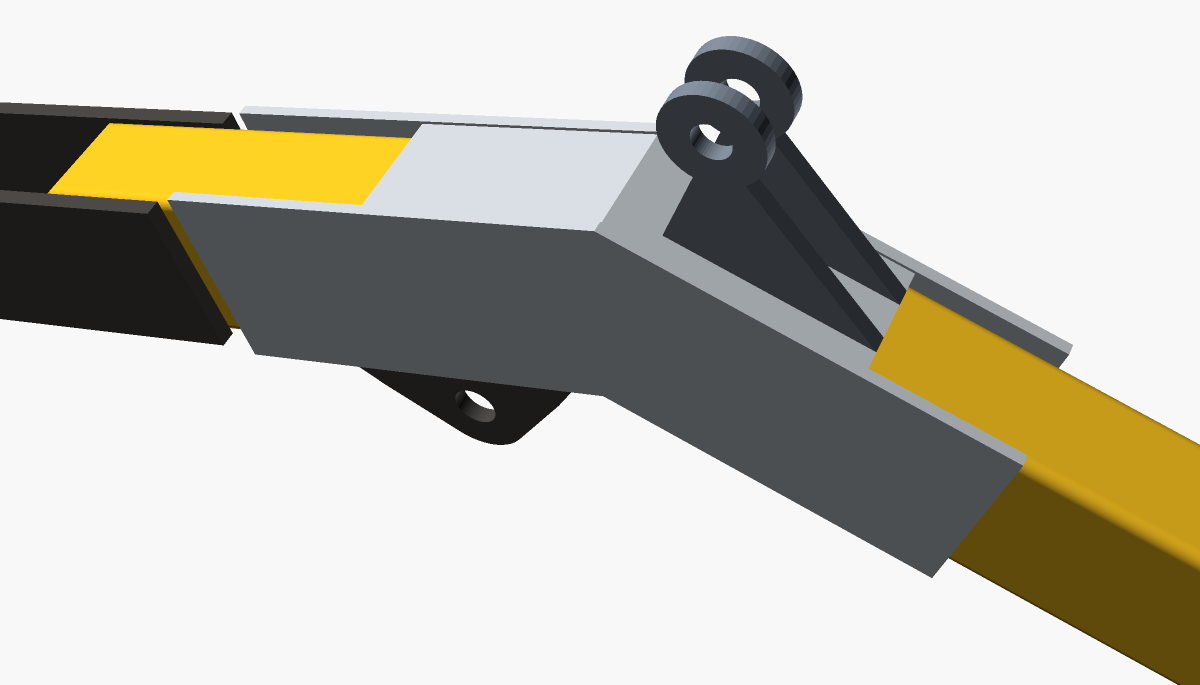
#> input picture _deprecated/print3d-parts_assembly/img/part_boom_mount.png, 2400 x 1369 px (shown at 1/2 size)
$ python compose.py grid out.png ../../_deprecated/print3d-parts_assembly/img/part_boom_mount.png
#> lines starting #> are read from the running program, lines starting #| are printed output that depends on the picture
#!/usr/bin/env python3
"""Збирання зображень для публікацій (запускати через tools/.venv/bin/python — потрібні Pillow і matplotlib).
  compose.py grid OUT.png --cols 2 --cell 1200x1000 [--bg f8f8f8] ФАЙЛИ…      колаж-сітка
  compose.py poses OUT.png ТЕКА                                                 4 пози в ОДНОМУ масштабі зі спільною лінією землі
        (у ТЕЦІ: pose_reach|deep|height|transport.png + такі самі .json з --meta сторінки; знімки — ортогональні, «Збоку», --clean)
  compose.py drawings ТЕКА [--dpi 220]                                          ескізи деталей у високій роздільності (ТЕКА/drawings/png)
  compose.py clearances OUT.png [--dpi 220]                                     2D-зазори ковша на ході циліндра
"""
import sys, os, json, math, argparse
from PIL import Image, ImageDraw
HERE = os.path.dirname(os.path.abspath(__file__)); sys.path.insert(0, os.path.dirname(HERE))

def grid(out, files, cols, cell, bg, gap=16):
#> called with out = 'out.png', cols = 2, cell = (1200, 1000), bg = (243, 241, 236), gap = 16
    rows = (len(files) + cols - 1) // cols
    im = Image.new('RGB', (cols * cell[0] + (cols + 1) * gap, rows * cell[1] + (rows + 1) * gap), bg)
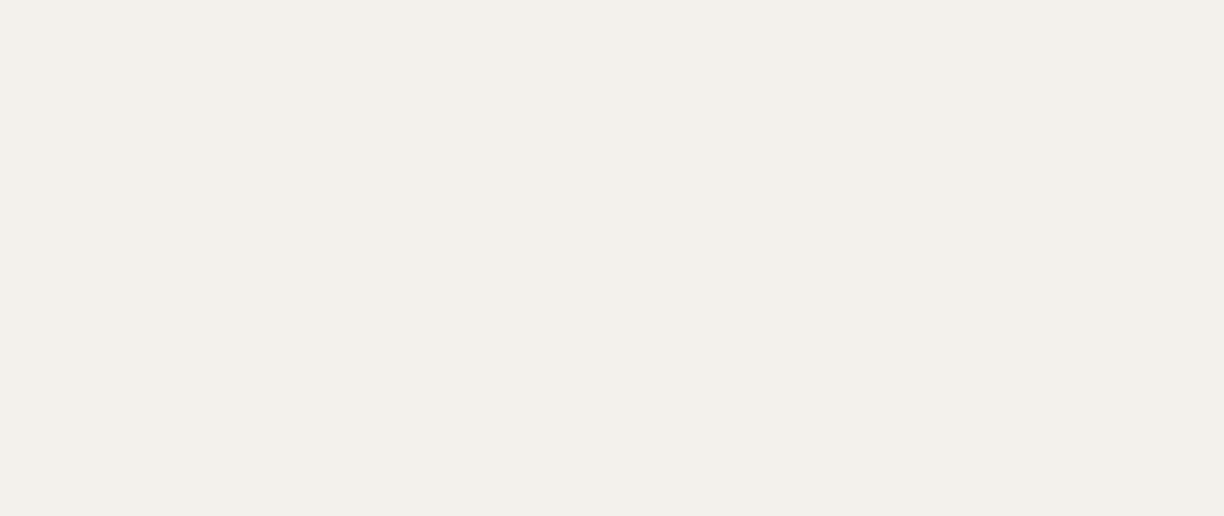
#> im: PIL image 2448x1032 RGB (shown at 1/2 size); mean R, G, B 243, 241, 236
    for i, f in enumerate(files):
        t = Image.open(f).convert('RGB'); t.thumbnail(cell, Image.LANCZOS)
#> in grid, t is the input picture: PIL image 2400x1369 RGB; mean R, G, B 190.2, 187.3, 175.8
#> after `t.thumbnail(cell, Image.LANCZOS)`:
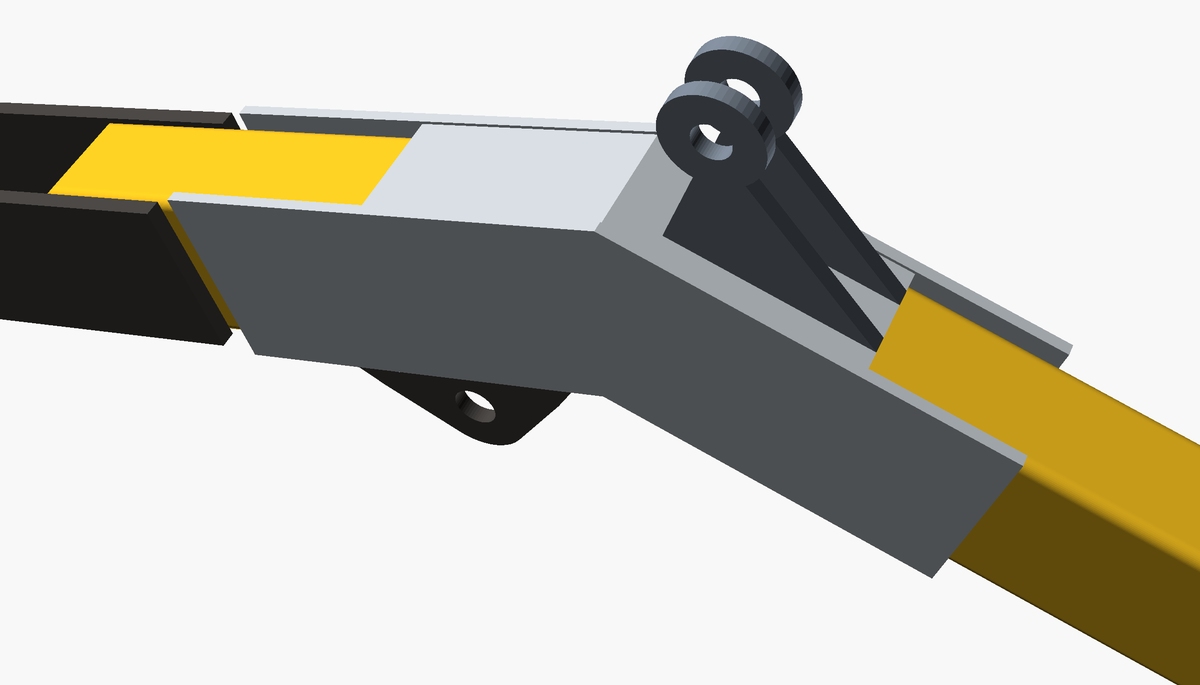
#> t: PIL image 1200x685 RGB; mean R, G, B 190.1, 187.3, 175.8
        im.paste(t, (gap + (i % cols) * (cell[0] + gap) + (cell[0] - t.width) // 2, gap + (i // cols) * (cell[1] + gap) + (cell[1] - t.height) // 2))
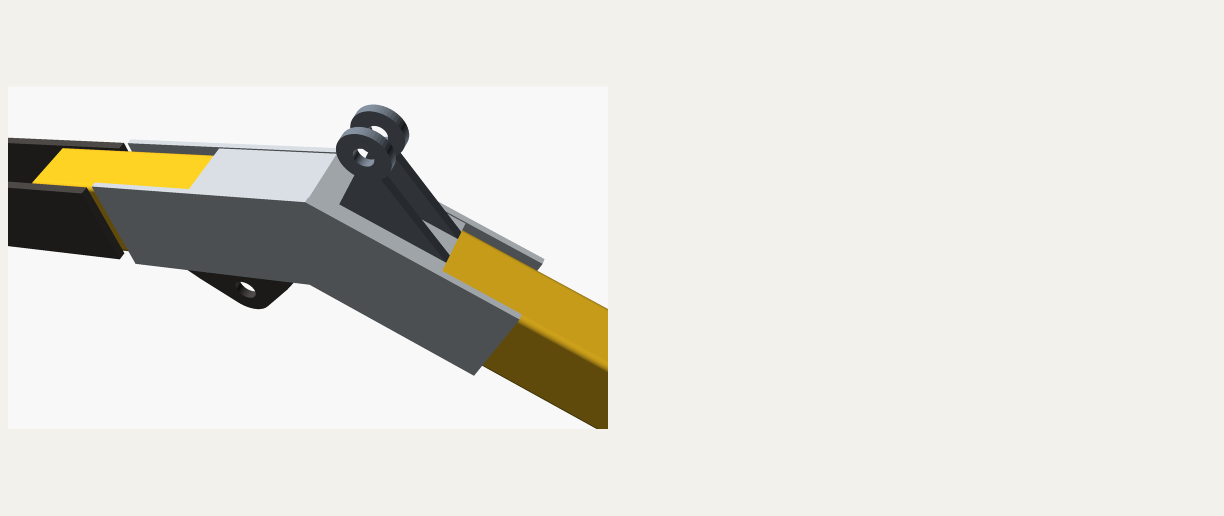
#> im: PIL image 2448x1032 RGB (shown at 1/2 size); mean R, G, B 225.8, 223.5, 216.4
    im.save(out, optimize=True)

def poses(out, src, S=0.40, X=(-350, 3100), ground=650, gap=18, bg=(243, 241, 236)):
    """Кожен знімок вписаний по-своєму; масштаб знімка відновлюється з камери сторінки (ортогональна: піввисота кадру = 0.42·відстань/zoom),
    потім усі пози вирізаються одним світовим вікном (мм від осі A) і зводяться до спільного масштабу S пкс/мм."""
    rows = [(('reach', 'deep'), -2500, 650), (('height', 'transport'), -800, 2350)]
    cw = round((X[1] - X[0]) * S); H = sum(round((z1 - z0) * S) for _, z0, z1 in rows) + 3 * gap
    im = Image.new('RGB', (2 * cw + 3 * gap, H), bg); y = gap
    for names, Z0, Z1 in rows:
        ch = round((Z1 - Z0) * S)
        for i, n in enumerate(names):
            t = Image.open(f'{src}/pose_{n}.png').convert('RGB'); m = json.load(open(f'{src}/pose_{n}.json'))
            s = t.height / (2 * 0.42 * math.dist(m['p'], m['t']) / m['zoom']); tx, tz = m['t'][0], m['t'][2]
            box = (t.width / 2 + (X[0] - tx) * s, t.height / 2 - (Z1 - tz) * s, t.width / 2 + (X[1] - tx) * s, t.height / 2 - (Z0 - tz) * s)
            cell = Image.new('RGB', (round(box[2] - box[0]), round(box[3] - box[1])), bg); cell.paste(t, (-round(box[0]), -round(box[1])))
            cell = cell.resize((cw, ch), Image.LANCZOS); gy = round((Z1 + ground) * S)
            ImageDraw.Draw(cell).line([(0, gy), (cw, gy)], fill=(150, 130, 100), width=3); im.paste(cell, (gap + i * (cw + gap), y))
        y += ch + gap
    im.save(out, optimize=True)

def _hires(dpi):
    import matplotlib; matplotlib.use('Agg')
    import matplotlib.figure as mf
    orig = mf.Figure.savefig
    def sv(self, fname, *a, **k):
        if str(fname).endswith('.png'): k['dpi'] = dpi            # скрипти проєкту пишуть PNG з екранною роздільністю — тут підміняється на льоту, без змін у них
        return orig(self, fname, *a, **k)
    mf.Figure.savefig = sv

if __name__ == '__main__':
    ap = argparse.ArgumentParser(description=__doc__, formatter_class=argparse.RawDescriptionHelpFormatter)
    ap.add_argument('cmd', choices=['grid', 'poses', 'drawings', 'clearances']); ap.add_argument('out'); ap.add_argument('files', nargs='*')
    ap.add_argument('--cols', type=int, default=2); ap.add_argument('--cell', default='1200x1000'); ap.add_argument('--bg', default='f3f1ec'); ap.add_argument('--dpi', type=int, default=220)
    a = ap.parse_args(); bg = tuple(int(a.bg[i:i + 2], 16) for i in (0, 2, 4))
    if a.cmd == 'grid': grid(a.out, a.files, a.cols, tuple(int(x) for x in a.cell.split('x')), bg)
    elif a.cmd == 'poses': poses(a.out, a.files[0])
    elif a.cmd == 'drawings':
        _hires(a.dpi); import bom_drawings; sys.argv = ['x', '--out', a.out]; bom_drawings.main()
    elif a.cmd == 'clearances':
        _hires(a.dpi); import bucket, kinematics as K; bucket.plot(dict(bucket.BUCKET), dict(K.GEOM), a.out)

$ run again, on _deprecated/print3d-parts_assembly/img/part_stick_mount.png
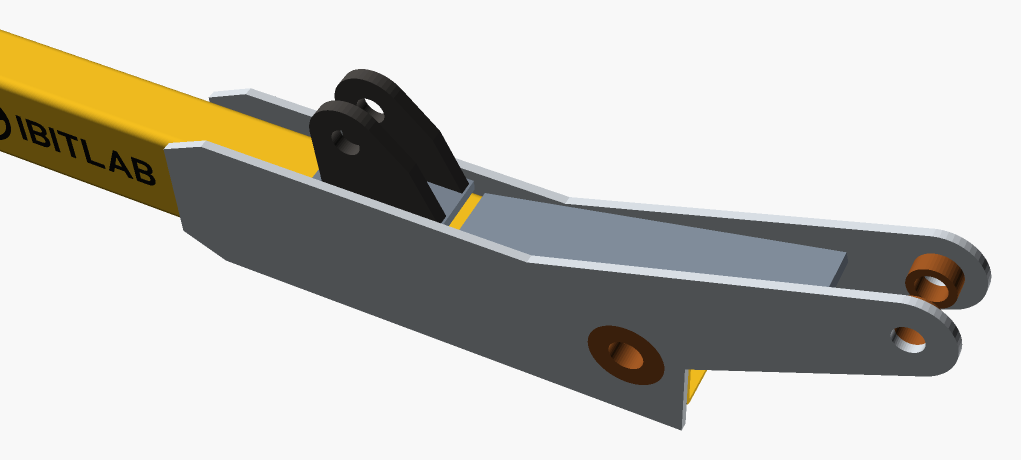
#> input picture _deprecated/print3d-parts_assembly/img/part_stick_mount.png, 2042 x 920 px (shown at 1/2 size)
#> in grid, t is the input picture: PIL image 2042x920 RGB; mean R, G, B 196.6, 195, 188.9
#> in grid, `t.thumbnail(cell, Image.LANCZOS)`:
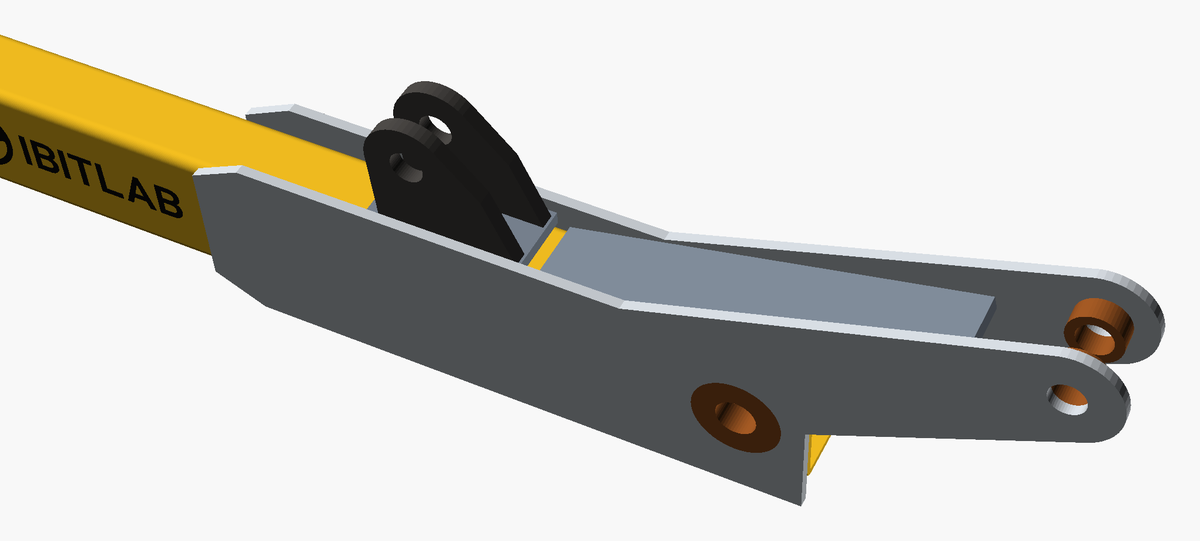
#> t: PIL image 1200x541 RGB; mean R, G, B 196.6, 195, 188.9
#> in grid, `im.paste(t, (gap + (i % cols) * (cell[0] + gap) + (cell[0] - t.width) ..`:
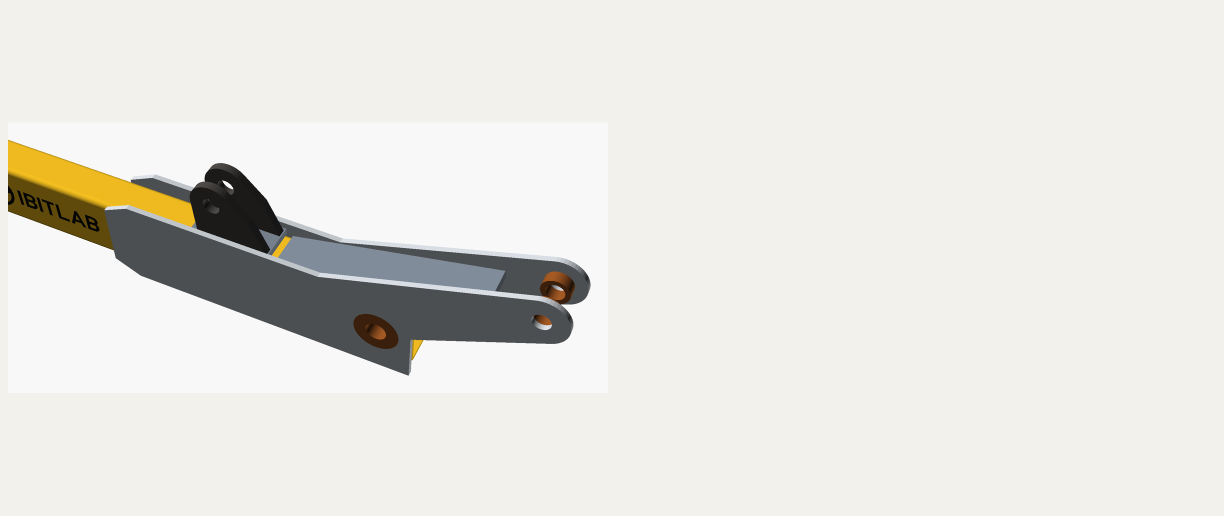
#> im: PIL image 2448x1032 RGB (shown at 1/2 size); mean R, G, B 231.1, 229.2, 223.9

$ run again, on _deprecated/print3d-parts_assembly/img/pdf_assembly.png
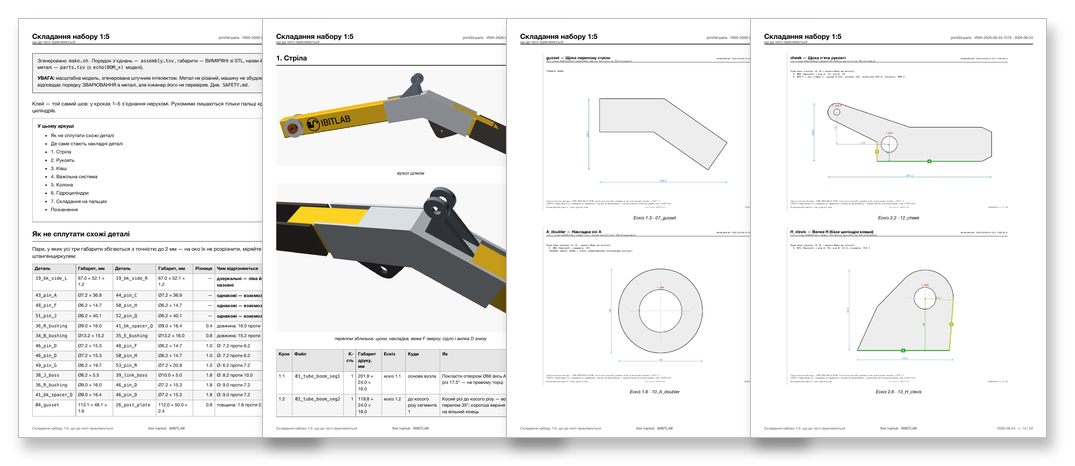
#> input picture _deprecated/print3d-parts_assembly/img/pdf_assembly.png, 1075 x 466 px
#> in grid, `t = Image.open(f).convert('RGB')`:
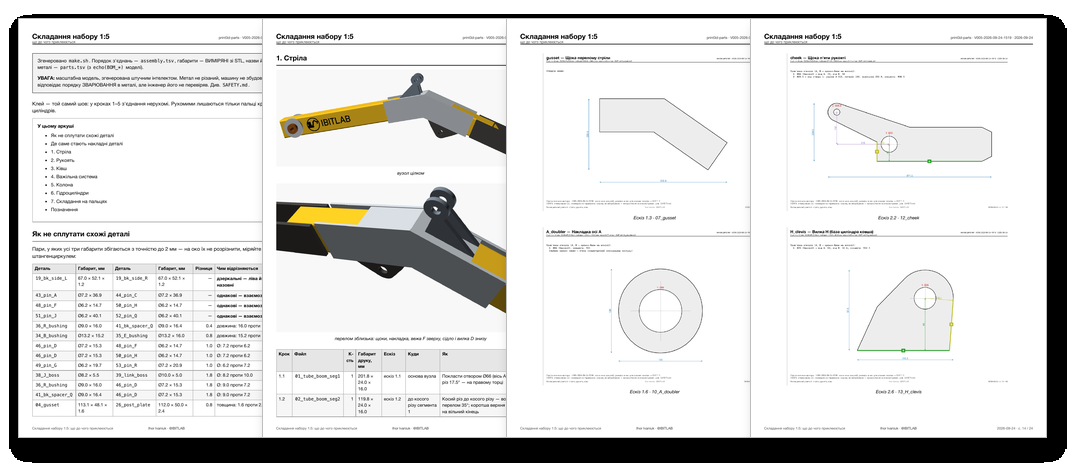
#> t: PIL image 1075x466 RGB; mean R, G, B 219.3, 219.2, 218.1
#> in grid, `im.paste(t, (gap + (i % cols) * (cell[0] + gap) + (cell[0] - t.width) ..`:
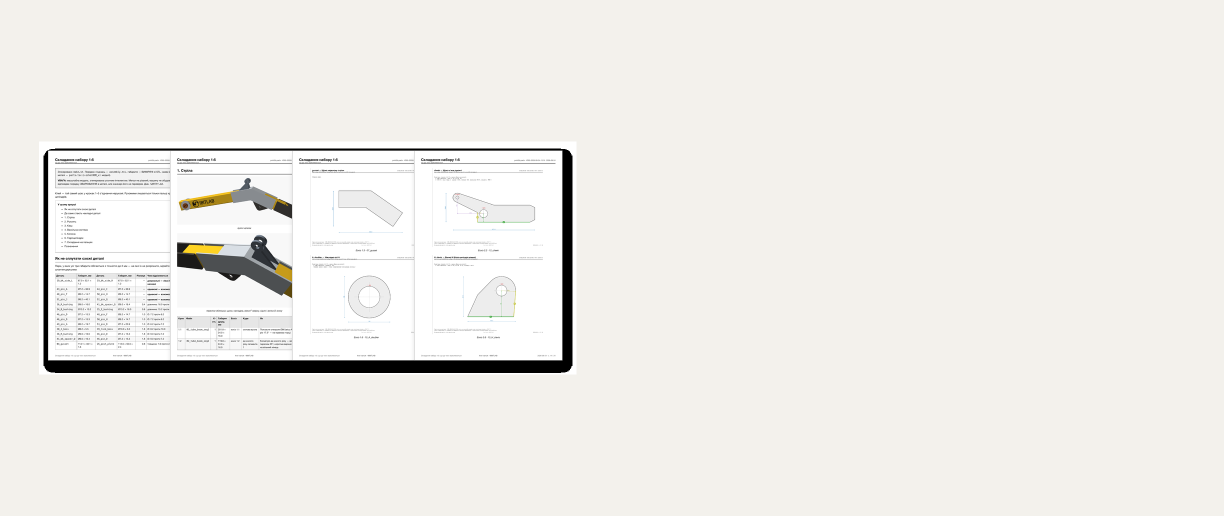
#> im: PIL image 2448x1032 RGB (shown at 1/2 size); mean R, G, B 238.3, 236.7, 232.5
